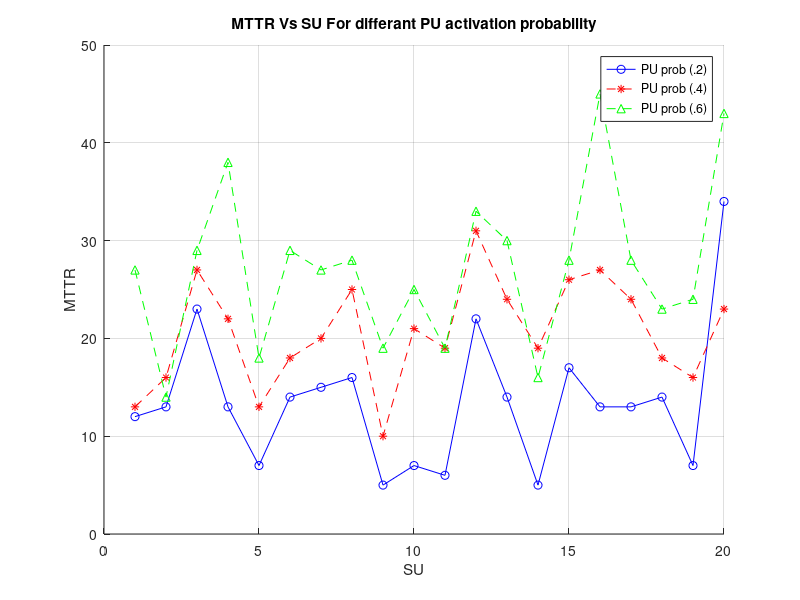
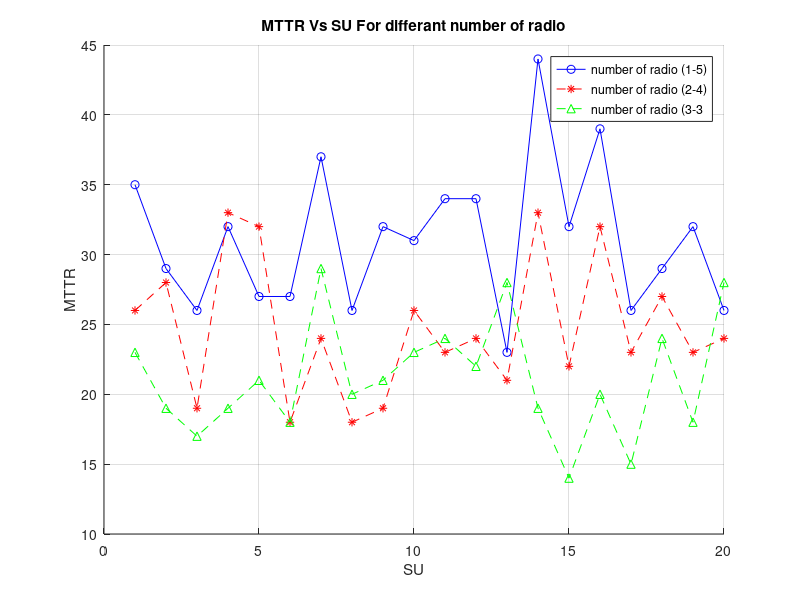
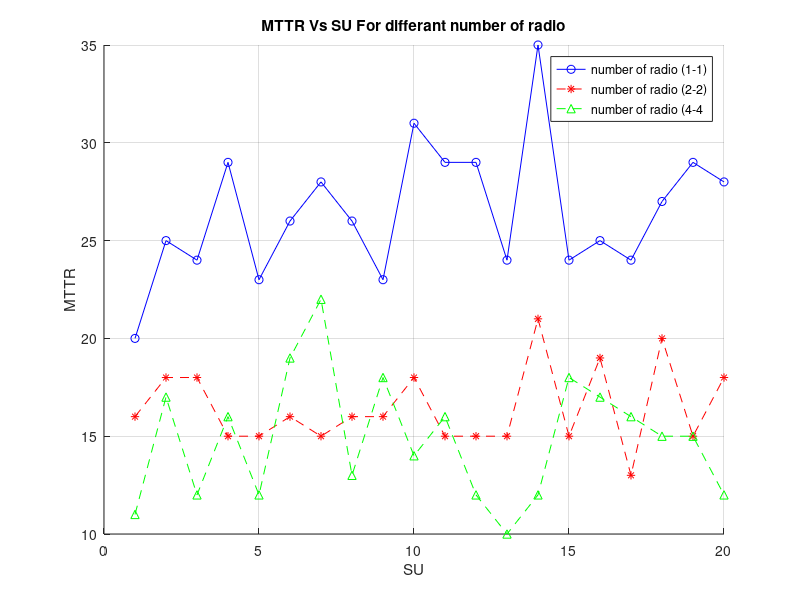
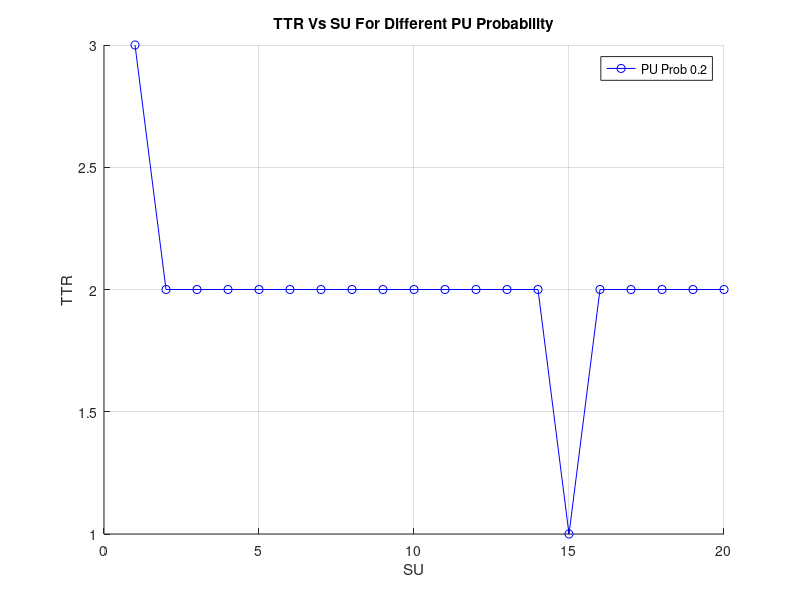

Here is the MATLAB script that generated these plots, in order:
%MTTR
MTTRPU2 = csvread('Maximum Time to rendezvous for Vs SU_PUprob(.2).csv');
MTTRPU4 = csvread('Maximum Time to rendezvous for Vs SU_PUprob(.4).csv');
MTTRPU6 = csvread('Maximum Time to rendezvous for Vs SU_PUprob(.6).csv');

X1 = MTTRPU2(:,1);
X2 = MTTRPU4(:,1);
X3 = MTTRPU6(:,1);

figure(1);
hold on ;
          
 plot(X1,'b-o');
 plot(X2,'r--*');
 plot(X3,'g--^');
 title('MTTR Vs SU For differant PU activation probability');
 xlabel('SU');
 ylabel('MTTR');
 legend('PU prob (.2)','PU prob (.4)','PU prob (.6)');
 grid on;
 
MTTRR2 = csvread('Maximum Time to rendezvous for Vs SU_radio(1-5).csv');
MTTRR4 = csvread('Maximum Time to rendezvous for Vs SU_radio(2-4).csv');
MTTRR6 = csvread('Maximum Time to rendezvous for Vs SU_radio(3-3).csv');
X1 = MTTRR2(:,1);
X2 = MTTRR4(:,1);
X3 = MTTRR6(:,1);

figure(2);
hold on ;
          
 plot(X1,'b-o');
 plot(X2,'r--*');
 plot(X3,'g--^');
 grid on;
 title('MTTR Vs SU For differant number of radio');
 xlabel('SU');
 ylabel('MTTR');
 legend('number of radio (1-5)','number of radio (2-4)','number of radio (3-3');
 
 MTTRR22 = csvread('Maximum Time to rendezvous for Vs SU_radio(1-1).csv');
MTTRR44 = csvread('Maximum Time to rendezvous for Vs SU_radio(2-2).csv');
MTTRR66 = csvread('Maximum Time to rendezvous for Vs SU_radio(4-4).csv');
X1 = MTTRR22(:,1);
X2 = MTTRR44(:,1);
X3 = MTTRR66(:,1);

figure(3);
hold on ;
          
 plot(X1,'b-o');
 plot(X2,'r--*');
 plot(X3,'g--^');
 grid on;
 
 title('MTTR Vs SU For differant number of radio');
 xlabel('SU');
 ylabel('MTTR');
 legend('number of radio (1-1)','number of radio (2-2)','number of radio (4-4');
 
 %*******************************************************************************************
 TTRVsSU = csvread('Average TTR VS SU.csv');
 X1 = TTRVsSU(:,1);
  
 figure(4);
 hold on ;
 plot(X1, 'b-o');
 grid on;
  
 title('TTR Vs SU For Different PU Probability');
 xlabel('SU');
 ylabel('TTR');
 legend('PU Prob 0.2');
  
  
 
